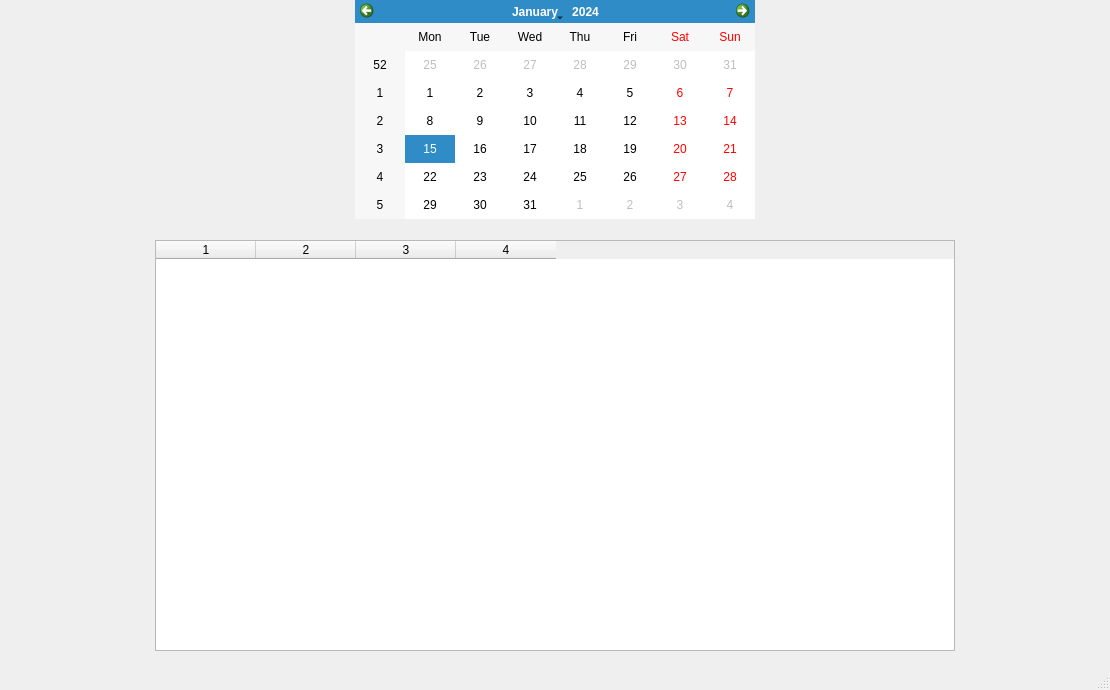
<?xml version="1.0" encoding="UTF-8"?>
<ui version="4.0">
 <class>MainWindow</class>
 <widget class="QMainWindow" name="MainWindow">
  <property name="geometry">
   <rect>
    <x>0</x>
    <y>0</y>
    <width>1110</width>
    <height>690</height>
   </rect>
  </property>
  <property name="windowTitle">
   <string>MainWindow</string>
  </property>
  <widget class="QWidget" name="centralwidget">
   <widget class="QTableWidget" name="FilmsTableWidget">
    <property name="geometry">
     <rect>
      <x>155</x>
      <y>240</y>
      <width>800</width>
      <height>411</height>
     </rect>
    </property>
    <property name="minimumSize">
     <size>
      <width>800</width>
      <height>300</height>
     </size>
    </property>
    <property name="maximumSize">
     <size>
      <width>800</width>
      <height>500</height>
     </size>
    </property>
    <property name="styleSheet">
     <string notr="true">font: 12pt &quot;MS Shell Dlg 2&quot;;</string>
    </property>
    <property name="columnCount">
     <number>4</number>
    </property>
    <column/>
    <column/>
    <column/>
    <column/>
   </widget>
   <widget class="QCalendarWidget" name="Calendar">
    <property name="geometry">
     <rect>
      <x>355</x>
      <y>0</y>
      <width>400</width>
      <height>219</height>
     </rect>
    </property>
    <property name="minimumSize">
     <size>
      <width>300</width>
      <height>214</height>
     </size>
    </property>
    <property name="maximumSize">
     <size>
      <width>400</width>
      <height>16777215</height>
     </size>
    </property>
    <property name="styleSheet">
     <string notr="true">font: 12pt &quot;MS Shell Dlg 2&quot;;</string>
    </property>
    <property name="minimumDate">
     <date>
      <year>1752</year>
      <month>9</month>
      <day>22</day>
     </date>
    </property>
   </widget>
  </widget>
  <widget class="QMenuBar" name="menubar">
   <property name="geometry">
    <rect>
     <x>0</x>
     <y>0</y>
     <width>1110</width>
     <height>21</height>
    </rect>
   </property>
  </widget>
  <widget class="QStatusBar" name="statusbar"/>
 </widget>
 <resources/>
 <connections/>
</ui>
